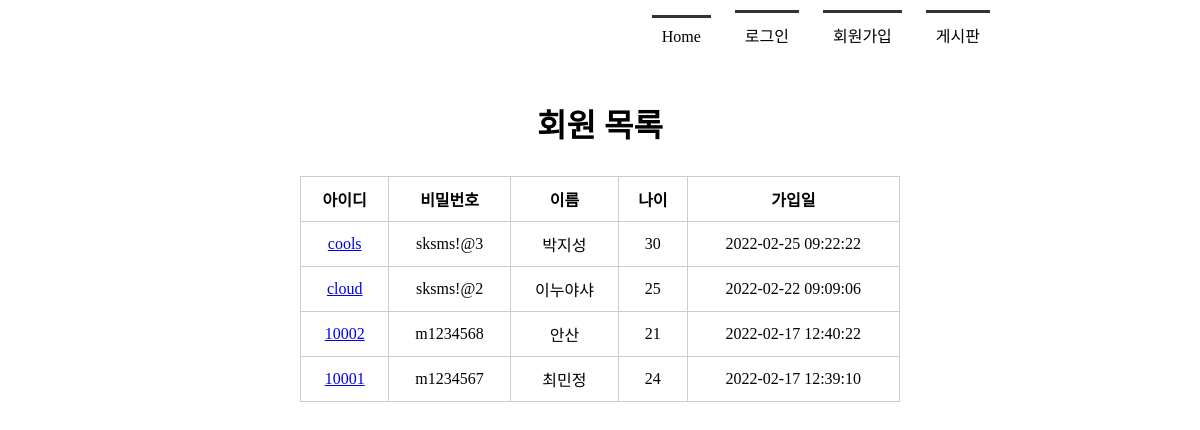
Page /memberlist/ on the committed database.
### tables this page shows
CREATE TABLE member(
            mid char(5) PRIMARY KEY,
            passwd  char(8) NOT NULL,
            name    text NOT NULL,
            age integer,
            regDate timestamp date DEFAULT (datetime('now', 'localtime'))
        );

### app.py (the view)
@app.route('/memberlist/')
def memberlist():
    rs = select_member()
    return render_template("memberlist.html", rs=rs)

### model/model_member.py (called while the page is built)
def getconn():
    conn = sqlite3.connect("./member.db")
    return conn

def select_member():
    conn = getconn()
    cur = conn.cursor()
    sql = "SELECT * FROM member ORDER BY regDate DESC"
    cur.execute(sql)
    rs = cur.fetchall()
    conn.close()
    return rs

### templates/memberlist.html (shortened to what this page needs)
<!DOCTYPE html>
<html lang="en">
<head>
    <link rel ="stylesheet" href="{{ url_for('static', filename= 'style.css') }}">
</head>
<body>
     <div id="container">
         {% include 'navbar.html' %}
         <section>
             <h1>회원 목록</h1>
             <table>
                 <tr>
                     <th>아이디</th><th>비밀번호</th><th>이름</th><th>나이</th><th>가입일</th>
                 </tr>
                 {% for i in rs %}
                 <tr>
                     <td><a href="{{ url_for('member_view', id=i[0]) }}">{{ i[0] }}</a></td>
                     <td>{{ i[1] }}</td>
                     <td>{{ i[2] }}</td>
                     <td>{{ i[3] }}</td>
                     <td>{{ i[4] }}</td>
                 </tr>
                 {% endfor %}
             </table>
         </section>
     </div>
</body>
</html>

### static/style.css (style rules this page uses)
* { margin : 0; padding: 0; }
#container { width: 1000px; margin: 0 auto; }
section { text-align: center; }
section h1 { font-size: 2em; margin-bottom: 30px; }
section table { width: 600px; margin: 0 auto; border-collapse: collapse; }
section table, th, td { border: 1px solid #ccc; padding: 10px }

### rows in the picture
member: mid "cools", passwd "sksms!@3", name "박지성", age "30", regDate "2022-02-25 09:22:22"
member: mid "cloud", passwd "sksms!@2", name "이누야샤", age "25", regDate "2022-02-22 09:09:06"
member: mid "10002", passwd "m1234568", name "안산", age "21", regDate "2022-02-17 12:40:22"
member: mid "10001", passwd "m1234567", name "최민정", age "24", regDate "2022-02-17 12:39:10"
